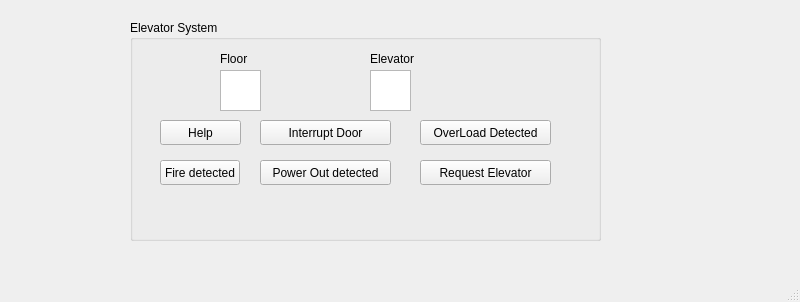
<?xml version="1.0" encoding="UTF-8"?>
<ui version="4.0">
 <class>MainWindow</class>
 <widget class="QMainWindow" name="MainWindow">
  <property name="geometry">
   <rect>
    <x>0</x>
    <y>0</y>
    <width>800</width>
    <height>302</height>
   </rect>
  </property>
  <property name="windowTitle">
   <string>Elevator System</string>
  </property>
  <property name="iconSize">
   <size>
    <width>24</width>
    <height>24</height>
   </size>
  </property>
  <widget class="QWidget" name="centralwidget">
   <widget class="QGroupBox" name="elevatorGrp">
    <property name="geometry">
     <rect>
      <x>130</x>
      <y>20</y>
      <width>471</width>
      <height>221</height>
     </rect>
    </property>
    <property name="title">
     <string>Elevator System</string>
    </property>
    <widget class="QPushButton" name="helpBtn">
     <property name="geometry">
      <rect>
       <x>30</x>
       <y>100</y>
       <width>81</width>
       <height>25</height>
      </rect>
     </property>
     <property name="text">
      <string>Help</string>
     </property>
    </widget>
    <widget class="QPlainTextEdit" name="floorNumberTxtBox">
     <property name="geometry">
      <rect>
       <x>90</x>
       <y>50</y>
       <width>41</width>
       <height>41</height>
      </rect>
     </property>
    </widget>
    <widget class="QLabel" name="label">
     <property name="geometry">
      <rect>
       <x>90</x>
       <y>30</y>
       <width>41</width>
       <height>17</height>
      </rect>
     </property>
     <property name="text">
      <string>Floor </string>
     </property>
    </widget>
    <widget class="QLabel" name="label_2">
     <property name="geometry">
      <rect>
       <x>240</x>
       <y>30</y>
       <width>54</width>
       <height>17</height>
      </rect>
     </property>
     <property name="text">
      <string>Elevator</string>
     </property>
    </widget>
    <widget class="QPlainTextEdit" name="elevatorNumberTxtBox">
     <property name="geometry">
      <rect>
       <x>240</x>
       <y>50</y>
       <width>41</width>
       <height>41</height>
      </rect>
     </property>
    </widget>
    <widget class="QPushButton" name="doorIntBtn">
     <property name="geometry">
      <rect>
       <x>130</x>
       <y>100</y>
       <width>131</width>
       <height>25</height>
      </rect>
     </property>
     <property name="text">
      <string>Interrupt Door</string>
     </property>
    </widget>
    <widget class="QPushButton" name="fireBtn">
     <property name="geometry">
      <rect>
       <x>30</x>
       <y>140</y>
       <width>80</width>
       <height>25</height>
      </rect>
     </property>
     <property name="text">
      <string>Fire detected</string>
     </property>
    </widget>
    <widget class="QPushButton" name="overLoadBtn">
     <property name="geometry">
      <rect>
       <x>290</x>
       <y>100</y>
       <width>131</width>
       <height>25</height>
      </rect>
     </property>
     <property name="text">
      <string>OverLoad Detected</string>
     </property>
    </widget>
    <widget class="QPushButton" name="powerOutBtn">
     <property name="geometry">
      <rect>
       <x>130</x>
       <y>140</y>
       <width>131</width>
       <height>25</height>
      </rect>
     </property>
     <property name="text">
      <string>Power Out detected</string>
     </property>
    </widget>
    <widget class="QPushButton" name="ReqElevBtn">
     <property name="geometry">
      <rect>
       <x>290</x>
       <y>140</y>
       <width>131</width>
       <height>25</height>
      </rect>
     </property>
     <property name="text">
      <string>Request Elevator</string>
     </property>
    </widget>
   </widget>
  </widget>
  <widget class="QMenuBar" name="menubar">
   <property name="geometry">
    <rect>
     <x>0</x>
     <y>0</y>
     <width>800</width>
     <height>22</height>
    </rect>
   </property>
  </widget>
  <widget class="QStatusBar" name="statusbar"/>
 </widget>
 <resources/>
 <connections/>
</ui>
